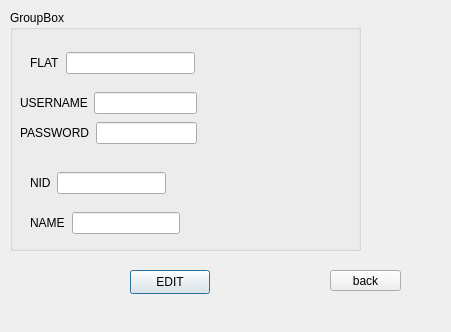
<?xml version="1.0" encoding="UTF-8"?>
<ui version="4.0">
 <class>renter_edit</class>
 <widget class="QDialog" name="renter_edit">
  <property name="geometry">
   <rect>
    <x>0</x>
    <y>0</y>
    <width>451</width>
    <height>332</height>
   </rect>
  </property>
  <property name="windowTitle">
   <string>Dialog</string>
  </property>
  <widget class="QGroupBox" name="groupBox">
   <property name="geometry">
    <rect>
     <x>10</x>
     <y>10</y>
     <width>351</width>
     <height>241</height>
    </rect>
   </property>
   <property name="title">
    <string>GroupBox</string>
   </property>
   <widget class="QWidget" name="layoutWidget">
    <property name="geometry">
     <rect>
      <x>10</x>
      <y>80</y>
      <width>177</width>
      <height>26</height>
     </rect>
    </property>
    <layout class="QHBoxLayout" name="horizontalLayout">
     <item>
      <widget class="QLabel" name="label">
       <property name="text">
        <string>USERNAME</string>
       </property>
      </widget>
     </item>
     <item>
      <widget class="QLineEdit" name="lineEdit_username"/>
     </item>
    </layout>
   </widget>
   <widget class="QWidget" name="layoutWidget_2">
    <property name="geometry">
     <rect>
      <x>10</x>
      <y>110</y>
      <width>177</width>
      <height>26</height>
     </rect>
    </property>
    <layout class="QHBoxLayout" name="horizontalLayout_2">
     <item>
      <widget class="QLabel" name="label_2">
       <property name="text">
        <string>PASSWORD</string>
       </property>
      </widget>
     </item>
     <item>
      <widget class="QLineEdit" name="lineEdit_password"/>
     </item>
    </layout>
   </widget>
   <widget class="QWidget" name="layoutWidget_3">
    <property name="geometry">
     <rect>
      <x>20</x>
      <y>160</y>
      <width>136</width>
      <height>26</height>
     </rect>
    </property>
    <layout class="QHBoxLayout" name="horizontalLayout_3">
     <item>
      <widget class="QLabel" name="label_3">
       <property name="text">
        <string>NID</string>
       </property>
      </widget>
     </item>
     <item>
      <widget class="QLineEdit" name="lineEdit_nid"/>
     </item>
    </layout>
   </widget>
   <widget class="QWidget" name="layoutWidget_4">
    <property name="geometry">
     <rect>
      <x>20</x>
      <y>200</y>
      <width>150</width>
      <height>26</height>
     </rect>
    </property>
    <layout class="QHBoxLayout" name="horizontalLayout_4">
     <item>
      <widget class="QLabel" name="label_4">
       <property name="text">
        <string>NAME</string>
       </property>
      </widget>
     </item>
     <item>
      <widget class="QLineEdit" name="lineEdit_4">
       <property name="minimumSize">
        <size>
         <width>108</width>
         <height>0</height>
        </size>
       </property>
       <property name="maximumSize">
        <size>
         <width>108</width>
         <height>16777215</height>
        </size>
       </property>
      </widget>
     </item>
    </layout>
   </widget>
   <widget class="QWidget" name="layoutWidget">
    <property name="geometry">
     <rect>
      <x>20</x>
      <y>40</y>
      <width>165</width>
      <height>26</height>
     </rect>
    </property>
    <layout class="QHBoxLayout" name="horizontalLayout_5">
     <item>
      <widget class="QLabel" name="label_5">
       <property name="text">
        <string>FLAT</string>
       </property>
      </widget>
     </item>
     <item>
      <widget class="QLineEdit" name="lineEdit_FLAT">
       <property name="focusPolicy">
        <enum>Qt::StrongFocus</enum>
       </property>
      </widget>
     </item>
    </layout>
   </widget>
  </widget>
  <widget class="QPushButton" name="pushButton_edit">
   <property name="geometry">
    <rect>
     <x>130</x>
     <y>270</y>
     <width>80</width>
     <height>24</height>
    </rect>
   </property>
   <property name="text">
    <string>EDIT</string>
   </property>
  </widget>
  <widget class="QPushButton" name="pushButton_back">
   <property name="geometry">
    <rect>
     <x>330</x>
     <y>270</y>
     <width>71</width>
     <height>21</height>
    </rect>
   </property>
   <property name="text">
    <string>back</string>
   </property>
  </widget>
 </widget>
 <resources/>
 <connections/>
</ui>
